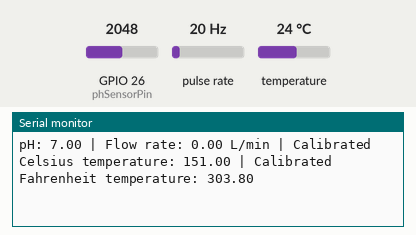
Simulated run of this sketch. Board: ESP32. On the bench: the last lines printed to the serial monitor. Wiring (inferred from the names in the program): pulse sensor: data GPIO 15. Inputs (shaded band) come from the test bench; at power-on: pulse rate 20 Hz, temperature 24 °C, GPIO 26 (phSensorPin) = 2048.

Above: at 2.2 s.
2.3 s: pulse rate (sensor on GPIO 15) set to 4 Hz
At 3.7 s:
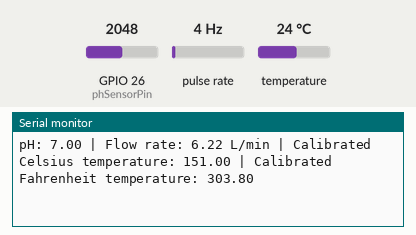
3.8 s: temperature set to 12 °C
5.3 s: GPIO 26 (phSensorPin) set to 2866
At 6.5 s:
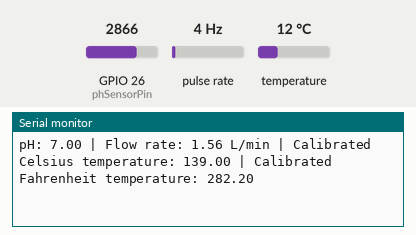
6.8 s: pulse rate (sensor on GPIO 15) set to 50 Hz
At 7.5 s:
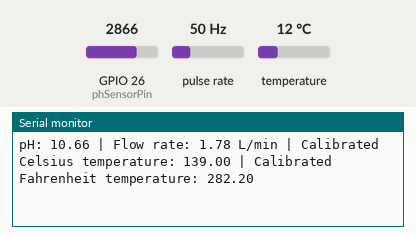
8.3 s: temperature set to 19 °C
At 9.4 s:
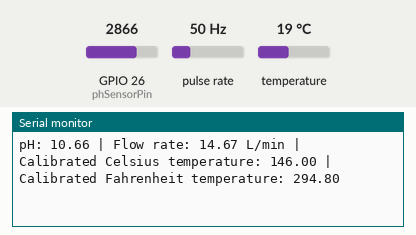
9.8 s: GPIO 26 (phSensorPin) set to 3603
At 11.3 s:
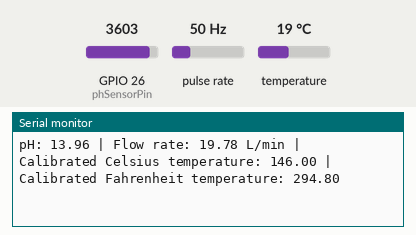
Timing chart, 0 to 12.3 s (numbered marks = the images above; inputs shaded):
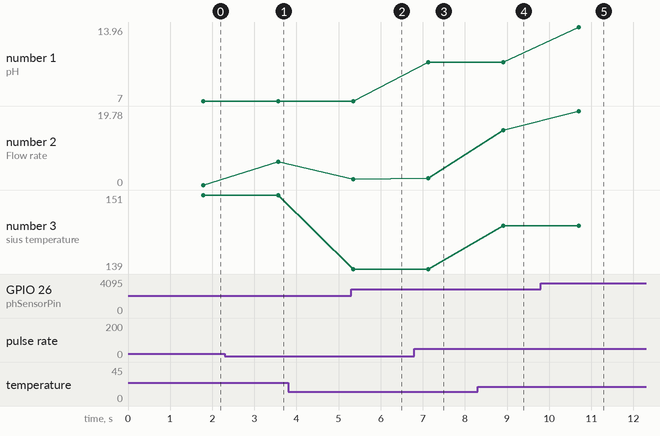

Measured:
- after the input at 2.3 s, the serial monitor: prints a new line after 1.3 s (image 1)
- after the input at 8.3 s, the serial monitor: prints a new line after 0.62 s (image 4)
- after the input at 9.8 s, the serial monitor: prints a new line after 0.90 s (image 5)
- plotted number 1: 10.66 → 13.96 after the input at 9.8 s
- plotted number 2: 0 → 6.22 after the input at 2.3 s
- plotted number 3: 139 → 146 after the input at 8.3 s

The sketch:

code.ino
```cpp
#include <OneWire.h>
#include <DallasTemperature.h>

// pH Sensor Configuration
const int phSensorPin = 26;   // Analog pin for pH sensor ('To')
float calibrationOffset = 0.0;  // Adjust based on initial dry reading
float scalingFactor = 0.18;     // Adjust based on calibration

// Flow Sensor Configuration
const int flowSensorPin = 15;
volatile int pulseCount = 0;

// Variables for flow calculation
unsigned long previousMillis = 0;
const unsigned long interval = 1000;
float flowRate = 0;

// DS18B20 Configuration
#define DS18B20 4  // Connect to GPIO4 pin
OneWire ourWire(DS18B20);
DallasTemperature sensor(&ourWire);

// Set the calibration offset for DS18B20
const float calibrationOffsetC = 127.0;  // Adjust this value as needed
const float calibrationOffsetF = calibrationOffsetC * 9.0 / 5.0;  // Convert offset for Fahrenheit

// Interrupt function for flow sensor
void IRAM_ATTR countPulses() {
    pulseCount++;
}

void setup() {
    Serial.begin(115200);

    // pH Sensor Setup
    delay(1000);  // Allow time for stabilization
    int baselineAnalogValue = analogRead(phSensorPin);
    float baselineVoltage = baselineAnalogValue * (3.3 / 4095);
    calibrationOffset = 7 + ((2.5 - baselineVoltage) / scalingFactor);

    // Flow Sensor Setup
    pinMode(flowSensorPin, INPUT);
    attachInterrupt(digitalPinToInterrupt(flowSensorPin), countPulses, RISING);

    // DS18B20 Setup
    sensor.begin();
}

float readPH() {
    int analogValue = analogRead(phSensorPin);           // Read analog value
    float voltage = analogValue * (3.3 / 4095);          // Convert to voltage (0 - 3.3V)
    float phValue = (voltage - 2.5) / scalingFactor + calibrationOffset;  // Calculate pH
    return phValue;
}

void loop() {
    // Read pH value
    float ph = readPH();

    // Flow sensor calculation
    unsigned long currentMillis = millis();
    if (currentMillis - previousMillis >= interval) {
        previousMillis = currentMillis;
        float calibrationFactor = 4.5;
        flowRate = (pulseCount / calibrationFactor);
        pulseCount = 0;  // Reset pulse count for the next interval
    }

    // Request temperature from DS18B20 sensor
    sensor.requestTemperatures();

    // Get temperature readings and apply calibration offset
    float tempC = sensor.getTempCByIndex(0) + calibrationOffsetC;
    float tempF = sensor.getTempFByIndex(0) + calibrationOffsetF;

    // Print the pH, flow rate, and temperature values to the serial monitor
    Serial.print("pH: ");
    Serial.print(ph);
    Serial.print(" | Flow rate: ");
    Serial.print(flowRate);
    Serial.print(" L/min | Calibrated Celsius temperature: ");
    Serial.print(tempC);
    Serial.print(" | Calibrated Fahrenheit temperature: ");
    Serial.println(tempF);

    delay(1000);  // Delay for 1 second before the next loop iteration
}
```
